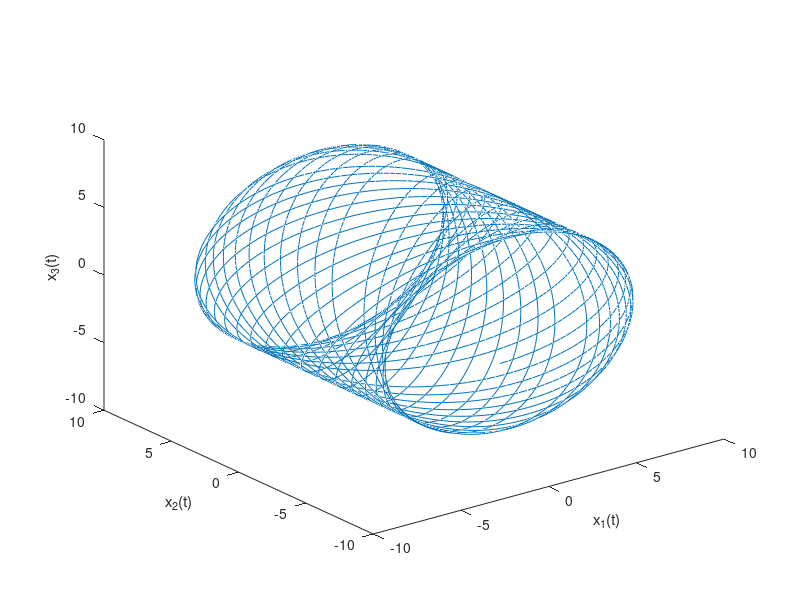
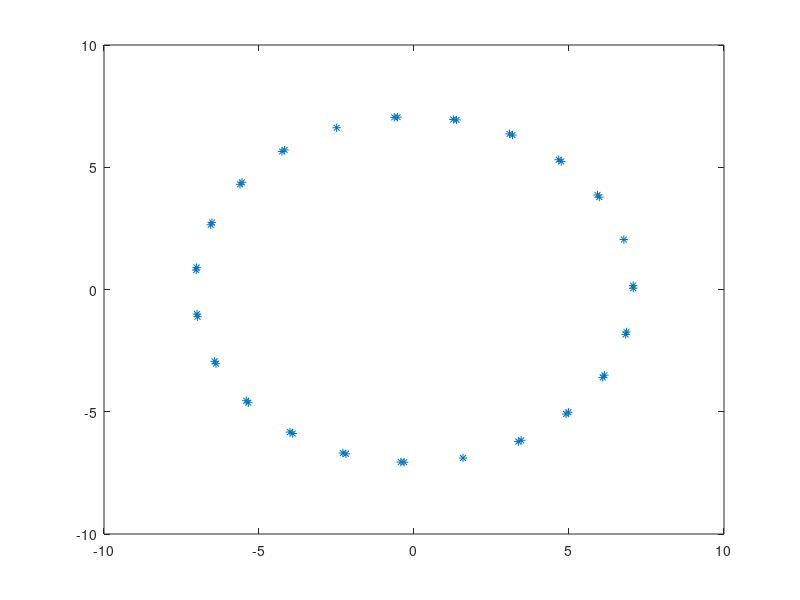
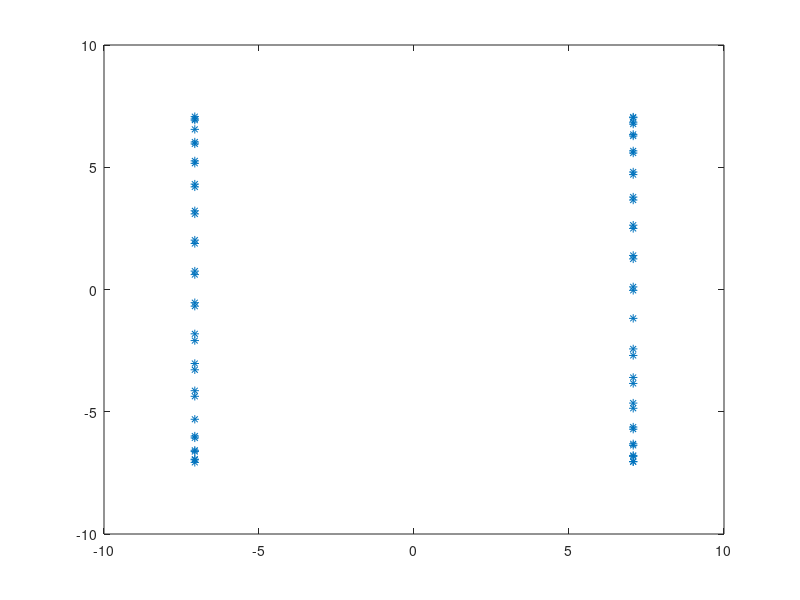

MATLAB code for these plots, in order:
function ch2ex2
opts = odeset('Events',@events,'RelTol',1e-6,'AbsTol',1e-10);
[t,x,te,xe,ie] = ode45(@odes,[0 65],[5; 5; 5; 5],opts);
plot3(x(:,1),x(:,2),x(:,3));
xlabel('x_1(t)'), ylabel('x_2(t)'), zlabel('x_3(t)')
if isempty(ie)
    fprintf('There were no events.\n');
else
    event1 = find(ie == 1);
    if isempty(event1)
        fprintf('Event 1 did not occur.\n');
    else
        fprintf('Event 1 occurred %i times.\n',length(event1));
        figure
        plot(xe(event1,1),xe(event1,3),'*');
    end
    event2 = find(ie == 2);
    if isempty(event2)
        fprintf('Event 2 did not occur.\n');
    else
        fprintf('Event 2 occurred %i times.\n',length(event2));
        figure
        plot(xe(event2,1),xe(event2,2),'*');
    end
end
%==============================================================
function dxdt = odes(t,x)
a = 3.12121212;
b = 2.11111111;
dxdt = [a*x(3); b*x(4); -a*x(1); -b*x(2)];

function [value,isterminal,direction] = events(t,x)
value = [x(2); x(3)];
isterminal = [0; 0];
direction = [0; 0];
